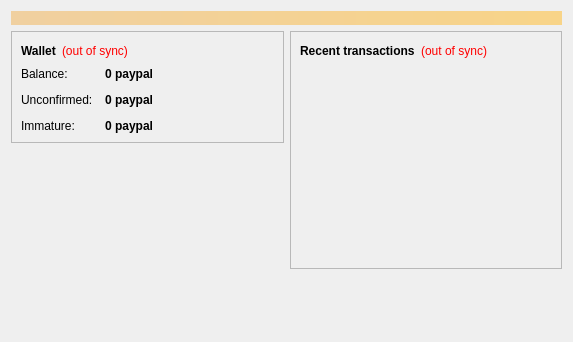
<?xml version="1.0" encoding="UTF-8"?>
<ui version="4.0">
 <class>OverviewPage</class>
 <widget class="QWidget" name="OverviewPage">
  <property name="geometry">
   <rect>
    <x>0</x>
    <y>0</y>
    <width>573</width>
    <height>342</height>
   </rect>
  </property>
  <property name="windowTitle">
   <string>Form</string>
  </property>
  <layout class="QVBoxLayout" name="topLayout">
   <item>
    <widget class="QLabel" name="labelAlerts">
     <property name="visible">
      <bool>false</bool>
     </property>
     <property name="styleSheet">
      <string notr="true">background-color: qlineargradient(x1: 0, y1: 0, x2: 1, y2: 0, stop:0 #F0D0A0, stop:1 #F8D488); color:#000000;</string>
     </property>
     <property name="wordWrap">
      <bool>true</bool>
     </property>
     <property name="margin">
      <number>3</number>
     </property>
    </widget>
   </item>
   <item>
    <layout class="QHBoxLayout" name="horizontalLayout" stretch="1,1">
     <item>
      <layout class="QVBoxLayout" name="verticalLayout_2">
       <item>
        <widget class="QFrame" name="frame">
         <property name="frameShape">
          <enum>QFrame::StyledPanel</enum>
         </property>
         <property name="frameShadow">
          <enum>QFrame::Raised</enum>
         </property>
         <layout class="QVBoxLayout" name="verticalLayout_4">
          <item>
           <layout class="QHBoxLayout" name="horizontalLayout_4">
            <item>
             <widget class="QLabel" name="label_5">
              <property name="font">
               <font>
                <weight>75</weight>
                <bold>true</bold>
               </font>
              </property>
              <property name="text">
               <string>Wallet</string>
              </property>
             </widget>
            </item>
            <item>
             <widget class="QLabel" name="labelWalletStatus">
              <property name="toolTip">
               <string>The displayed information may be out of date. Your wallet automatically synchronizes with the PayPalCrypto network after a connection is established, but this process has not completed yet.</string>
              </property>
              <property name="styleSheet">
               <string notr="true">QLabel { color: red; }</string>
              </property>
              <property name="text">
               <string notr="true">(out of sync)</string>
              </property>
              <property name="alignment">
               <set>Qt::AlignLeading|Qt::AlignLeft|Qt::AlignVCenter</set>
              </property>
             </widget>
            </item>
            <item>
             <spacer name="horizontalSpacer_2">
              <property name="orientation">
               <enum>Qt::Horizontal</enum>
              </property>
              <property name="sizeHint" stdset="0">
               <size>
                <width>40</width>
                <height>20</height>
               </size>
              </property>
             </spacer>
            </item>
           </layout>
          </item>
          <item>
           <layout class="QFormLayout" name="formLayout_2">
            <property name="fieldGrowthPolicy">
             <enum>QFormLayout::AllNonFixedFieldsGrow</enum>
            </property>
            <property name="horizontalSpacing">
             <number>12</number>
            </property>
            <property name="verticalSpacing">
             <number>12</number>
            </property>
            <item row="0" column="0">
             <widget class="QLabel" name="label">
              <property name="text">
               <string>Balance:</string>
              </property>
             </widget>
            </item>
            <item row="0" column="1">
             <widget class="QLabel" name="labelBalance">
              <property name="font">
               <font>
                <weight>75</weight>
                <bold>true</bold>
               </font>
              </property>
              <property name="cursor">
               <cursorShape>IBeamCursor</cursorShape>
              </property>
              <property name="toolTip">
               <string>Your current balance</string>
              </property>
              <property name="text">
               <string notr="true">0 paypal</string>
              </property>
              <property name="textInteractionFlags">
               <set>Qt::LinksAccessibleByMouse|Qt::TextSelectableByKeyboard|Qt::TextSelectableByMouse</set>
              </property>
             </widget>
            </item>
            <item row="1" column="0">
             <widget class="QLabel" name="label_3">
              <property name="text">
               <string>Unconfirmed:</string>
              </property>
             </widget>
            </item>
            <item row="1" column="1">
             <widget class="QLabel" name="labelUnconfirmed">
              <property name="font">
               <font>
                <weight>75</weight>
                <bold>true</bold>
               </font>
              </property>
              <property name="cursor">
               <cursorShape>IBeamCursor</cursorShape>
              </property>
              <property name="toolTip">
               <string>Total of transactions that have yet to be confirmed, and do not yet count toward the current balance</string>
              </property>
              <property name="text">
               <string notr="true">0 paypal</string>
              </property>
              <property name="textInteractionFlags">
               <set>Qt::LinksAccessibleByMouse|Qt::TextSelectableByKeyboard|Qt::TextSelectableByMouse</set>
              </property>
             </widget>
            </item>
            <item row="2" column="0">
             <widget class="QLabel" name="labelImmatureText">
              <property name="text">
               <string>Immature:</string>
              </property>
             </widget>
            </item>
            <item row="2" column="1">
             <widget class="QLabel" name="labelImmature">
              <property name="font">
               <font>
                <weight>75</weight>
                <bold>true</bold>
               </font>
              </property>
              <property name="toolTip">
               <string>Mined balance that has not yet matured</string>
              </property>
              <property name="text">
               <string notr="true">0 paypal</string>
              </property>
              <property name="textInteractionFlags">
               <set>Qt::LinksAccessibleByMouse|Qt::TextSelectableByKeyboard|Qt::TextSelectableByMouse</set>
              </property>
             </widget>
            </item>
           </layout>
          </item>
         </layout>
        </widget>
       </item>
       <item>
        <spacer name="verticalSpacer">
         <property name="orientation">
          <enum>Qt::Vertical</enum>
         </property>
         <property name="sizeHint" stdset="0">
          <size>
           <width>20</width>
           <height>40</height>
          </size>
         </property>
        </spacer>
       </item>
      </layout>
     </item>
     <item>
      <layout class="QVBoxLayout" name="verticalLayout_3">
       <item>
        <widget class="QFrame" name="frame_2">
         <property name="frameShape">
          <enum>QFrame::StyledPanel</enum>
         </property>
         <property name="frameShadow">
          <enum>QFrame::Raised</enum>
         </property>
         <layout class="QVBoxLayout" name="verticalLayout">
          <item>
           <layout class="QHBoxLayout" name="horizontalLayout_2">
            <item>
             <widget class="QLabel" name="label_4">
              <property name="text">
               <string>&lt;b&gt;Recent transactions&lt;/b&gt;</string>
              </property>
             </widget>
            </item>
            <item>
             <widget class="QLabel" name="labelTransactionsStatus">
              <property name="toolTip">
               <string>The displayed information may be out of date. Your wallet automatically synchronizes with the PayPalCrypto network after a connection is established, but this process has not completed yet.</string>
              </property>
              <property name="styleSheet">
               <string notr="true">QLabel { color: red; }</string>
              </property>
              <property name="text">
               <string notr="true">(out of sync)</string>
              </property>
              <property name="alignment">
               <set>Qt::AlignRight|Qt::AlignTrailing|Qt::AlignVCenter</set>
              </property>
             </widget>
            </item>
            <item>
             <spacer name="horizontalSpacer">
              <property name="orientation">
               <enum>Qt::Horizontal</enum>
              </property>
              <property name="sizeHint" stdset="0">
               <size>
                <width>40</width>
                <height>20</height>
               </size>
              </property>
             </spacer>
            </item>
           </layout>
          </item>
          <item>
           <widget class="QListView" name="listTransactions">
            <property name="styleSheet">
             <string notr="true">QListView { background: transparent; }</string>
            </property>
            <property name="frameShape">
             <enum>QFrame::NoFrame</enum>
            </property>
            <property name="verticalScrollBarPolicy">
             <enum>Qt::ScrollBarAlwaysOff</enum>
            </property>
            <property name="horizontalScrollBarPolicy">
             <enum>Qt::ScrollBarAlwaysOff</enum>
            </property>
            <property name="selectionMode">
             <enum>QAbstractItemView::NoSelection</enum>
            </property>
           </widget>
          </item>
         </layout>
        </widget>
       </item>
       <item>
        <spacer name="verticalSpacer_2">
         <property name="orientation">
          <enum>Qt::Vertical</enum>
         </property>
         <property name="sizeHint" stdset="0">
          <size>
           <width>20</width>
           <height>40</height>
          </size>
         </property>
        </spacer>
       </item>
      </layout>
     </item>
    </layout>
   </item>
  </layout>
 </widget>
 <resources/>
 <connections/>
</ui>
